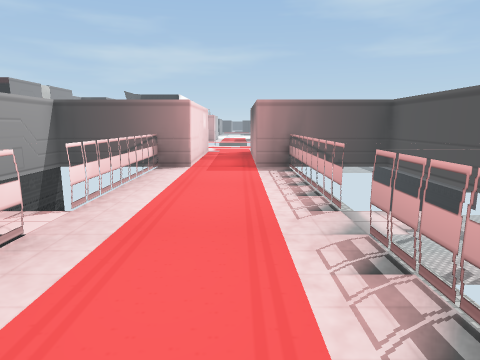
[1] (above)

14 first-person views from a walk through a Unity game level. The camera is 1.3 m above the floor, tilts 10° down and sees 75° across. Doors are open. The floor is counted in squares, 1.03 m on a side. Each view is taken from the middle of a square. On the plan, view 1 faces up. The plan holds only what a view shows up to about 14 squares ahead; the rest is blank. The place goes on beyond the plan. The player character is not drawn. Some surface patterns are stand-ins.

[2]
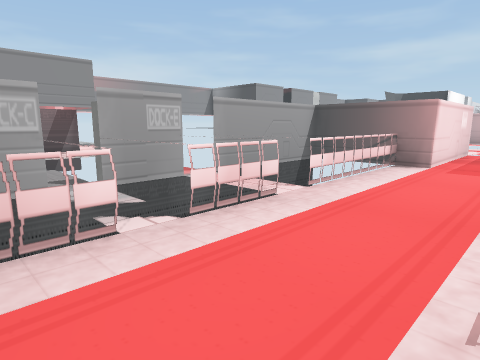

[3]
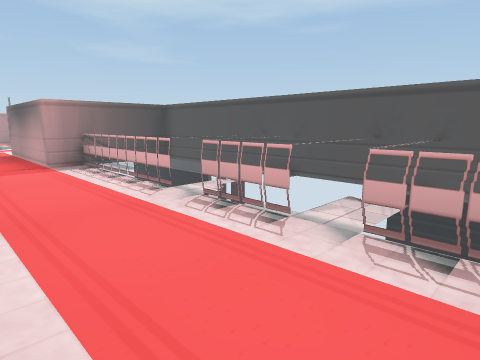

[4]
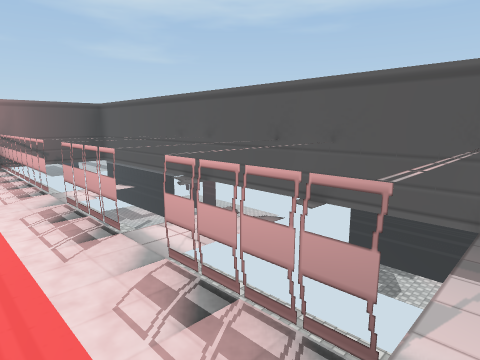

[5]
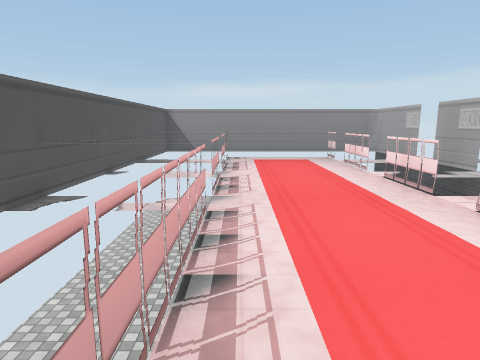

[6]
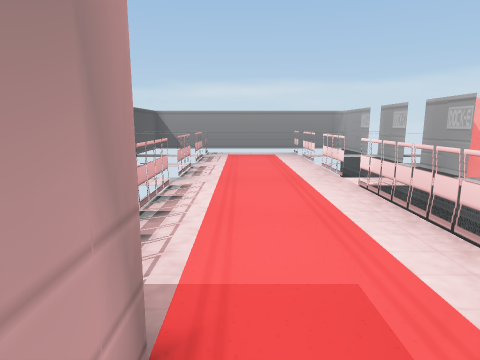

[7]
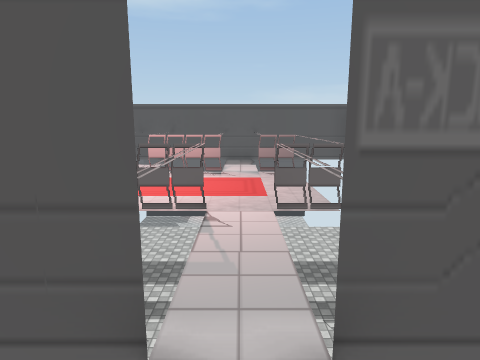

[8]
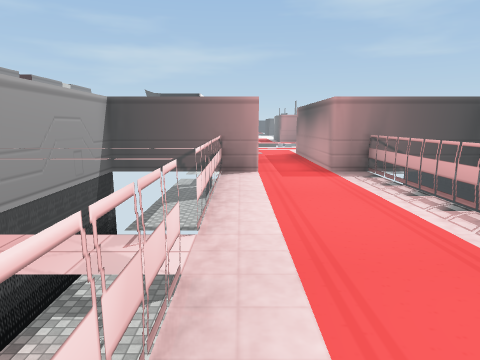

[9]
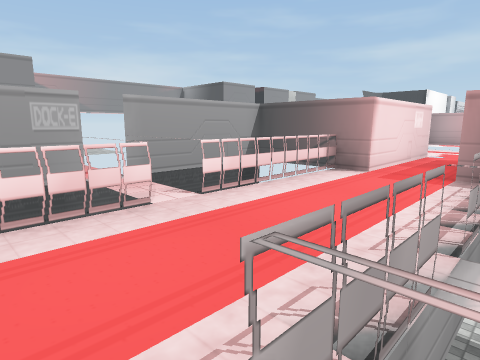

[10]
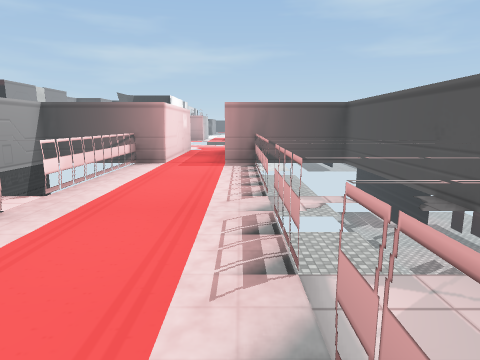

[11]
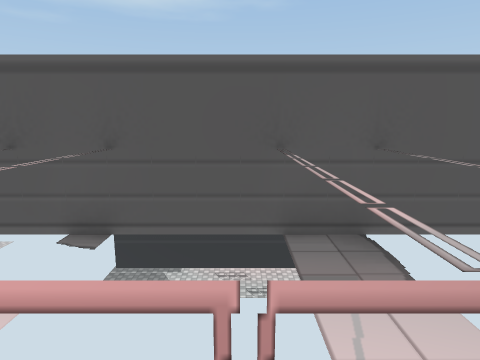

[12]
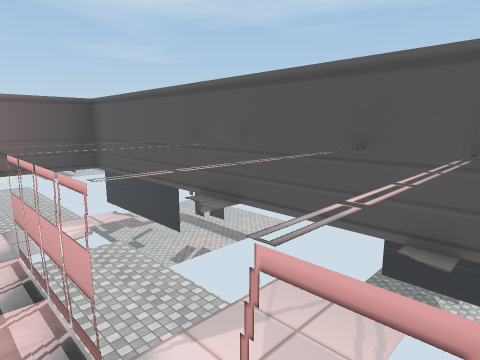

[13]
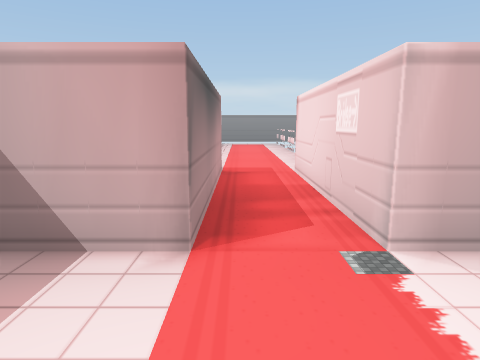

[14]
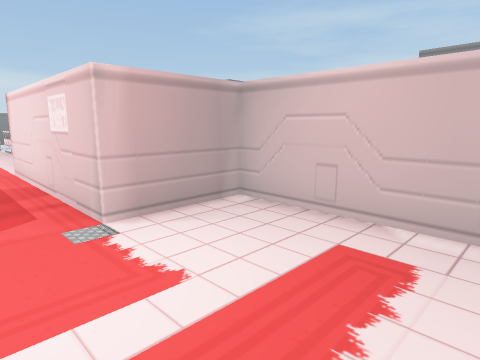

### Floor plan
Key: @ floor where view 1 was taken; # wall or solid block; . floor; D open door; = window, fence, low wall or low ledge; ^ raised ledge; v drop or lower ground.
Columns run from 7 left of view 1 to 5 right of it. Each row starts with its distance up from view 1.
 19    #.. .
 18    #....
 17    #....
 16    #......
 15    ###..v#
 14      #..##
 13      #..#
 12      #..#
 11      #..#
 10  #####..#####
  9  #vvv....vvvv
  8  #vvv....vvvv
  7  #vvv....vvvv
  6  #vvv....vvvv
  5  #^^^....^^^^
  4  D........v=v
  3  # ^^....^^^^
  2  #  ^....^^^^
  1  D.v=......vv
  0  #^ ^..@.^^^^
 -1  #^^^....^^^^
 -2 .D..........#
 -3  #^^^^^^^^^^^
 -4  #   vvvvvvvv
 -5  #      vvvvv

Positions as (right, up) in squares from view 1, and headings:
1: (0, 0), facing up
2: (1, -1), facing up-left
3: (-2, -1), facing up-right
4: (0, -2), facing up-right
5: (1, 9), facing down
6: (0, 11), facing down
7: (-7, -2), facing right
8: (-2, 1), facing up
9: (2, 1), facing up-left
10: (1, -1), facing up
11: (1, -1), facing right
12: (1, 0), facing up-right
13: (0, 18), facing down
14: (0, 19), facing down-left
